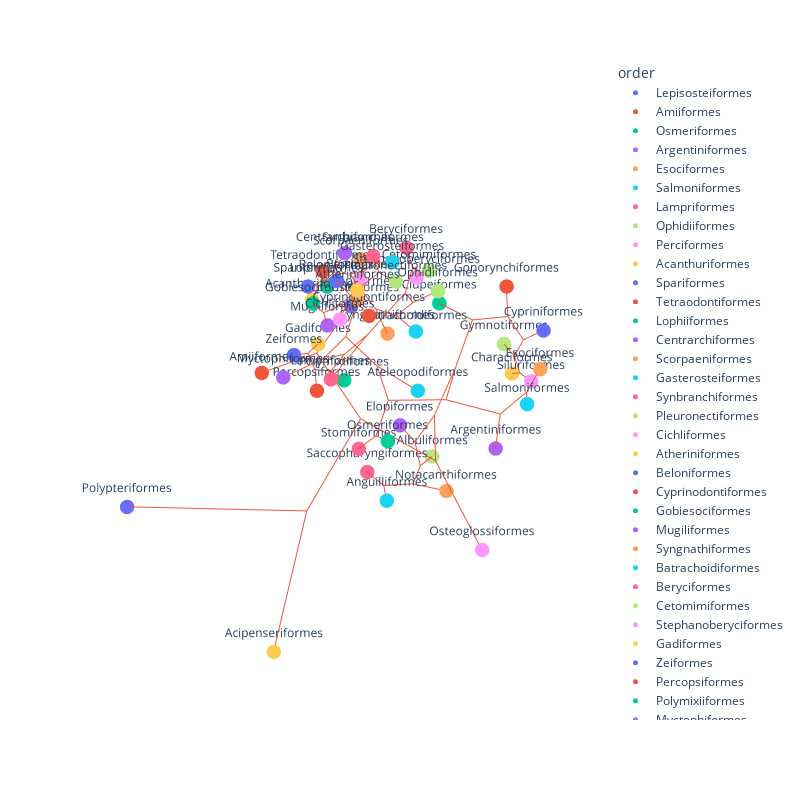

Notebook code for this chart:
### Code cell
# Add a column for the order.
random_taxa_mds_df['order'] = random_taxa_mds_df.index.map(lambda g: genus_order_family_taxon_lookup[genus_order_family_taxon_lookup['taxon'] == g]['order'].values[0])

# Reorder the columns so order is first.
random_taxa_mds_df = random_taxa_mds_df[['order', 'x', 'y', 'z']]

# Save it out as a CSV file so we can run Wandrille's script on it to put in branches.
random_taxa_mds_df.to_csv("output/random_taxa_mds_coords.csv", index=False)

%run ./integrate_tree_to_XYZ/integrate_tree_to_XYZ.py -i output/random_taxa_mds_coords.csv -t "output/Actinopterygii_order_level.nwk" -o "output/random_taxa_mds" --ignore-missing --use-z-from-file

random_taxa_mds_branches = pd.read_csv("output/random_taxa_mds.branches.csv")
Xb = []
Yb = []
Zb = []

for i,row in random_taxa_mds_branches.iterrows():
    Xb += [ row.x0 , row.x1 , None ]
    Yb += [ row.y0 , row.y1 , None ]
    Zb += [ row.z0 , row.z1 , None ]

# Plot it and use the order as the color and label.
fig = px.scatter_3d(random_taxa_mds_df, x='x', y='y', z='z', color='order', text='order')
fig.add_trace(go.Scatter3d(x=Xb, y=Yb, z=Zb, mode='lines'))
fig.update_layout(height=800, width=800)
# Make the backgroud planes invisible.
fig.update_scenes(xaxis_visible=False, yaxis_visible=False, zaxis_visible=False)
fig.update_traces(marker=dict(size=5), textposition='top center')

### Figure 1 — Plotly figure (JSON) as saved in the notebook; plotly's stock layout.template omitted (floating-point values rounded to 4 significant figures; data arrays with more than 128 entries replaced by an {"elided": "..."} marker saying what was removed)
{"data": [{"hovertemplate": "order=%{text}<br>x=%{x}<br>y=%{y}<br>z=%{z}<extra></extra>", "legendgroup": "Lepisosteiformes", "marker": {"color": "#636efa", "size": 5, "symbol": "circle"}, "mode": "markers+text", "name": "Lepisosteiformes", "scene": "scene", "showlegend": true, "text": ["Lepisosteiformes"], "textposition": "top center", "type": "scatter3d", "x": [-336.1], "y": [-421.7], "z": [-180.5]}, {"hovertemplate": "order=%{text}<br>x=%{x}<br>y=%{y}<br>z=%{z}<extra></extra>", "legendgroup": "Amiiformes", "marker": {"color": "#EF553B", "size": 5, "symbol": "circle"}, "mode": "markers+text", "name": "Amiiformes", "scene": "scene", "showlegend": true, "text": ["Amiiformes"], "textposition": "top center", "type": "scatter3d", "x": [-51.34], "y": [-475.6], "z": [-292.3]}, {"hovertemplate": "order=%{text}<br>x=%{x}<br>y=%{y}<br>z=%{z}<extra></extra>", "legendgroup": "Osmeriformes", "marker": {"color": "#00cc96", "size": 5, "symbol": "circle"}, "mode": "markers+text", "name": "Osmeriformes", "scene": "scene", "showlegend": true, "text": ["Osmeriformes"], "textposition": "top center", "type": "scatter3d", "x": [170.8], "y": [170.0], "z": [-30.33]}, {"hovertemplate": "order=%{text}<br>x=%{x}<br>y=%{y}<br>z=%{z}<extra></extra>", "legendgroup": "Argentiniformes", "marker": {"color": "#ab63fa", "size": 5, "symbol": "circle"}, "mode": "markers+text", "name": "Argentiniformes", "scene": "scene", "showlegend": true, "text": ["Argentiniformes"], "textposition": "top center", "type": "scatter3d", "x": [12.57], "y": [302.6], "z": [-62.66]}, {"hovertemplate": "order=%{text}<br>x=%{x}<br>y=%{y}<br>z=%{z}<extra></extra>", "legendgroup": "Esociformes", "marker": {"color": "#FFA15A", "size": 5, "symbol": "circle"}, "mode": "markers+text", "name": "Esociformes", "scene": "scene", "showlegend": true, "text": ["Esociformes"], "textposition": "top center", "type": "scatter3d", "x": [-89.65], "y": [311.2], "z": [73.47]}, {"hovertemplate": "order=%{text}<br>x=%{x}<br>y=%{y}<br>z=%{z}<extra></extra>", "legendgroup": "Salmoniformes", "marker": {"color": "#19d3f3", "size": 5, "symbol": "circle"}, "mode": "markers+text", "name": "Salmoniformes", "scene": "scene", "showlegend": true, "text": ["Salmoniformes"], "textposition": "top center", "type": "scatter3d", "x": [-43.55], "y": [321.6], "z": [22.32]}, {"hovertemplate": "order=%{text}<br>x=%{x}<br>y=%{y}<br>z=%{z}<extra></extra>", "legendgroup": "Lampriformes", "marker": {"color": "#FF6692", "size": 5, "symbol": "circle"}, "mode": "markers+text", "name": "Lampriformes", "scene": "scene", "showlegend": true, "text": ["Lampriformes"], "textposition": "top center", "type": "scatter3d", "x": [196.1], "y": [46.19], "z": [60.51]}, {"hovertemplate": "order=%{text}<br>x=%{x}<br>y=%{y}<br>z=%{z}<extra></extra>", "legendgroup": "Ophidiiformes", "marker": {"color": "#B6E880", "size": 5, "symbol": "circle"}, "mode": "markers+text", "name": "Ophidiiformes", "scene": "scene", "showlegend": true, "text": ["Ophidiiformes"], "textposition": "top center", "type": "scatter3d", "x": [-31.1], "y": [104.7], "z": [180.5]}, {"hovertemplate": "order=%{text}<br>x=%{x}<br>y=%{y}<br>z=%{z}<extra></extra>", "legendgroup": "Perciformes", "marker": {"color": "#FF97FF", "size": 5, "symbol": "circle"}, "mode": "markers+text", "name": "Perciformes", "scene": "scene", "showlegend": true, "text": ["Perciformes"], "textposition": "top center", "type": "scatter3d", "x": [-42.43], "y": [-109.3], "z": [121.5]}, {"hovertemplate": "order=%{text}<br>x=%{x}<br>y=%{y}<br>z=%{z}<extra></extra>", "legendgroup": "Acanthuriformes", "marker": {"color": "#FECB52", "size": 5, "symbol": "circle"}, "mode": "markers+text", "name": "Acanthuriformes", "scene": "scene", "showlegend": true, "text": ["Acanthuriformes"], "textposition": "top center", "type": "scatter3d", "x": [71.45], "y": [-135.8], "z": [108.8]}, {"hovertemplate": "order=%{text}<br>x=%{x}<br>y=%{y}<br>z=%{z}<extra></extra>", "legendgroup": "Spariformes", "marker": {"color": "#636efa", "size": 5, "symbol": "circle"}, "mode": "markers+text", "name": "Spariformes", "scene": "scene", "showlegend": true, "text": ["Spariformes"], "textposition": "top center", "type": "scatter3d", "x": [87.92], "y": [-129.1], "z": [147.8]}, {"hovertemplate": "order=%{text}<br>x=%{x}<br>y=%{y}<br>z=%{z}<extra></extra>", "legendgroup": "Tetraodontiformes", "marker": {"color": "#EF553B", "size": 5, "symbol": "circle"}, "mode": "markers+text", "name": "Tetraodontiformes", "scene": "scene", "showlegend": true, "text": ["Tetraodontiformes"], "textposition": "top center", "type": "scatter3d", "x": [36.53], "y": [-139.7], "z": [159.3]}, {"hovertemplate": "order=%{text}<br>x=%{x}<br>y=%{y}<br>z=%{z}<extra></extra>", "legendgroup": "Lophiiformes", "marker": {"color": "#00cc96", "size": 5, "symbol": "circle"}, "mode": "markers+text", "name": "Lophiiformes", "scene": "scene", "showlegend": true, "text": ["Lophiiformes"], "textposition": "top center", "type": "scatter3d", "x": [19.62], "y": [-145.0], "z": [116.1]}, {"hovertemplate": "order=%{text}<br>x=%{x}<br>y=%{y}<br>z=%{z}<extra></extra>", "legendgroup": "Centrarchiformes", "marker": {"color": "#ab63fa", "size": 5, "symbol": "circle"}, "mode": "markers+text", "name": "Centrarchiformes", "scene": "scene", "showlegend": true, "text": ["Centrarchiformes"], "textposition": "top center", "type": "scatter3d", "x": [11.17], "y": [-101.6], "z": [203.8]}, {"hovertemplate": "order=%{text}<br>x=%{x}<br>y=%{y}<br>z=%{z}<extra></extra>", "legendgroup": "Scorpaeniformes", "marker": {"color": "#FFA15A", "size": 5, "symbol": "circle"}, "mode": "markers+text", "name": "Scorpaeniformes", "scene": "scene", "showlegend": true, "text": ["Scorpaeniformes"], "textposition": "top center", "type": "scatter3d", "x": [-44.08], "y": [-109.9], "z": [168.3]}, {"hovertemplate": "order=%{text}<br>x=%{x}<br>y=%{y}<br>z=%{z}<extra></extra>", "legendgroup": "Gasterosteiformes", "marker": {"color": "#19d3f3", "size": 5, "symbol": "circle"}, "mode": "markers+text", "name": "Gasterosteiformes", "scene": "scene", "showlegend": true, "text": ["Gasterosteiformes"], "textposition": "top center", "type": "scatter3d", "x": [1.655], "y": [16.33], "z": [221.8]}, {"hovertemplate": "order=%{text}<br>x=%{x}<br>y=%{y}<br>z=%{z}<extra></extra>", "legendgroup": "Synbranchiformes", "marker": {"color": "#FF6692", "size": 5, "symbol": "circle"}, "mode": "markers+text", "name": "Synbranchiformes", "scene": "scene", "showlegend": true, "text": ["Synbranchiformes"], "textposition": "top center", "type": "scatter3d", "x": [20.05], "y": [-16.76], "z": [229.6]}, {"hovertemplate": "order=%{text}<br>x=%{x}<br>y=%{y}<br>z=%{z}<extra></extra>", "legendgroup": "Pleuronectiformes", "marker": {"color": "#B6E880", "size": 5, "symbol": "circle"}, "mode": "markers+text", "name": "Pleuronectiformes", "scene": "scene", "showlegend": true, "text": ["Pleuronectiformes"], "textposition": "top center", "type": "scatter3d", "x": [38.59], "y": [59.0], "z": [209.6]}, {"hovertemplate": "order=%{text}<br>x=%{x}<br>y=%{y}<br>z=%{z}<extra></extra>", "legendgroup": "Cichliformes", "marker": {"color": "#FF97FF", "size": 5, "symbol": "circle"}, "mode": "markers+text", "name": "Cichliformes", "scene": "scene", "showlegend": true, "text": ["Cichliformes"], "textposition": "top center", "type": "scatter3d", "x": [145.5], "y": [19.73], "z": [156.3]}, {"hovertemplate": "order=%{text}<br>x=%{x}<br>y=%{y}<br>z=%{z}<extra></extra>", "legendgroup": "Atheriniformes", "marker": {"color": "#FECB52", "size": 5, "symbol": "circle"}, "mode": "markers+text", "name": "Atheriniformes", "scene": "scene", "showlegend": true, "text": ["Atheriniformes"], "textposition": "top center", "type": "scatter3d", "x": [102.9], "y": [22.04], "z": [201.7]}, {"hovertemplate": "order=%{text}<br>x=%{x}<br>y=%{y}<br>z=%{z}<extra></extra>", "legendgroup": "Beloniformes", "marker": {"color": "#636efa", "size": 5, "symbol": "circle"}, "mode": "markers+text", "name": "Beloniformes", "scene": "scene", "showlegend": true, "text": ["Beloniformes"], "textposition": "top center", "type": "scatter3d", "x": [103.2], "y": [-31.74], "z": [201.7]}, {"hovertemplate": "order=%{text}<br>x=%{x}<br>y=%{y}<br>z=%{z}<extra></extra>", "legendgroup": "Cyprinodontiformes", "marker": {"color": "#EF553B", "size": 5, "symbol": "circle"}, "mode": "markers+text", "name": "Cyprinodontiformes", "scene": "scene", "showlegend": true, "text": ["Cyprinodontiformes"], "textposition": "top center", "type": "scatter3d", "x": [106.5], "y": [56.29], "z": [163.5]}, {"hovertemplate": "order=%{text}<br>x=%{x}<br>y=%{y}<br>z=%{z}<extra></extra>", "legendgroup": "Gobiesociformes", "marker": {"color": "#00cc96", "size": 5, "symbol": "circle"}, "mode": "markers+text", "name": "Gobiesociformes", "scene": "scene", "showlegend": true, "text": ["Gobiesociformes"], "textposition": "top center", "type": "scatter3d", "x": [142.3], "y": [-56.94], "z": [158.9]}, {"hovertemplate": "order=%{text}<br>x=%{x}<br>y=%{y}<br>z=%{z}<extra></extra>", "legendgroup": "Mugiliformes", "marker": {"color": "#ab63fa", "size": 5, "symbol": "circle"}, "mode": "markers+text", "name": "Mugiliformes", "scene": "scene", "showlegend": true, "text": ["Mugiliformes"], "textposition": "top center", "type": "scatter3d", "x": [136.9], "y": [-22.71], "z": [122.7]}, {"hovertemplate": "order=%{text}<br>x=%{x}<br>y=%{y}<br>z=%{z}<extra></extra>", "legendgroup": "Syngnathiformes", "marker": {"color": "#FFA15A", "size": 5, "symbol": "circle"}, "mode": "markers+text", "name": "Syngnathiformes", "scene": "scene", "showlegend": true, "text": ["Syngnathiformes"], "textposition": "top center", "type": "scatter3d", "x": [2.006], "y": [11.14], "z": [61.37]}, {"hovertemplate": "order=%{text}<br>x=%{x}<br>y=%{y}<br>z=%{z}<extra></extra>", "legendgroup": "Batrachoidiformes", "marker": {"color": "#19d3f3", "size": 5, "symbol": "circle"}, "mode": "markers+text", "name": "Batrachoidiformes", "scene": "scene", "showlegend": true, "text": ["Batrachoidiformes"], "textposition": "top center", "type": "scatter3d", "x": [43.48], "y": [117.3], "z": [129.2]}, {"hovertemplate": "order=%{text}<br>x=%{x}<br>y=%{y}<br>z=%{z}<extra></extra>", "legendgroup": "Beryciformes", "marker": {"color": "#FF6692", "size": 5, "symbol": "circle"}, "mode": "markers+text", "name": "Beryciformes", "scene": "scene", "showlegend": true, "text": ["Beryciformes"], "textposition": "top center", "type": "scatter3d", "x": [-105.0], "y": [-40.14], "z": [197.3]}, {"hovertemplate": "order=%{text}<br>x=%{x}<br>y=%{y}<br>z=%{z}<extra></extra>", "legendgroup": "Cetomimiformes", "marker": {"color": "#B6E880", "size": 5, "symbol": "circle"}, "mode": "markers+text", "name": "Cetomimiformes", "scene": "scene", "showlegend": true, "text": ["Cetomimiformes"], "textposition": "top center", "type": "scatter3d", "x": [-97.08], "y": [28.59], "z": [172.8]}, {"hovertemplate": "order=%{text}<br>x=%{x}<br>y=%{y}<br>z=%{z}<extra></extra>", "legendgroup": "Stephanoberyciformes", "marker": {"color": "#FF97FF", "size": 5, "symbol": "circle"}, "mode": "markers+text", "name": "Stephanoberyciformes", "scene": "scene", "showlegend": true, "text": ["Stephanoberyciformes"], "textposition": "top center", "type": "scatter3d", "x": [-106.3], "y": [-10.56], "z": [139.7]}, {"hovertemplate": "order=%{text}<br>x=%{x}<br>y=%{y}<br>z=%{z}<extra></extra>", "legendgroup": "Gadiformes", "marker": {"color": "#FECB52", "size": 5, "symbol": "circle"}, "mode": "markers+text", "name": "Gadiformes", "scene": "scene", "showlegend": true, "text": ["Gadiformes"], "textposition": "top center", "type": "scatter3d", "x": [42.7], "y": [-151.3], "z": [-17.61]}, {"hovertemplate": "order=%{text}<br>x=%{x}<br>y=%{y}<br>z=%{z}<extra></extra>", "legendgroup": "Zeiformes", "marker": {"color": "#636efa", "size": 5, "symbol": "circle"}, "mode": "markers+text", "name": "Zeiformes", "scene": "scene", "showlegend": true, "text": ["Zeiformes"], "textposition": "top center", "type": "scatter3d", "x": [119.8], "y": [-143.4], "z": [-6.949]}, {"hovertemplate": "order=%{text}<br>x=%{x}<br>y=%{y}<br>z=%{z}<extra></extra>", "legendgroup": "Percopsiformes", "marker": {"color": "#EF553B", "size": 5, "symbol": "circle"}, "mode": "markers+text", "name": "Percopsiformes", "scene": "scene", "showlegend": true, "text": ["Percopsiformes"], "textposition": "top center", "type": "scatter3d", "x": [150.8], "y": [-41.65], "z": [-32.08]}, {"hovertemplate": "order=%{text}<br>x=%{x}<br>y=%{y}<br>z=%{z}<extra></extra>", "legendgroup": "Polymixiiformes", "marker": {"color": "#00cc96", "size": 5, "symbol": "circle"}, "mode": "markers+text", "name": "Polymixiiformes", "scene": "scene", "showlegend": true, "text": ["Polymixiiformes"], "textposition": "top center", "type": "scatter3d", "x": [66.03], "y": [-48.42], "z": [-51.09]}, {"hovertemplate": "order=%{text}<br>x=%{x}<br>y=%{y}<br>z=%{z}<extra></extra>", "legendgroup": "Myctophiformes", "marker": {"color": "#ab63fa", "size": 5, "symbol": "circle"}, "mode": "markers+text", "name": "Myctophiformes", "scene": "scene", "showlegend": true, "text": ["Myctophiformes"], "textposition": "top center", "type": "scatter3d", "x": [215.0], "y": [-68.09], "z": [18.84]}, {"hovertemplate": "order=%{text}<br>x=%{x}<br>y=%{y}<br>z=%{z}<extra></extra>", "legendgroup": "Aulopiformes", "marker": {"color": "#FFA15A", "size": 5, "symbol": "circle"}, "mode": "markers+text", "name": "Aulopiformes", "scene": "scene", "showlegend": true, "text": ["Aulopiformes"], "textposition": "top center", "type": "scatter3d", "x": [-111.4], "y": [-182.0], "z": [19.92]}, {"hovertemplate": "order=%{text}<br>x=%{x}<br>y=%{y}<br>z=%{z}<extra></extra>", "legendgroup": "Ateleopodiformes", "marker": {"color": "#19d3f3", "size": 5, "symbol": "circle"}, "mode": "markers+text", "name": "Ateleopodiformes", "scene": "scene", "showlegend": true, "text": ["Ateleopodiformes"], "textposition": "top center", "type": "scatter3d", "x": [140.7], "y": [208.3], "z": [87.98]}, {"hovertemplate": "order=%{text}<br>x=%{x}<br>y=%{y}<br>z=%{z}<extra></extra>", "legendgroup": "Stomiiformes", "marker": {"color": "#FF6692", "size": 5, "symbol": "circle"}, "mode": "markers+text", "name": "Stomiiformes", "scene": "scene", "showlegend": true, "text": ["Stomiiformes"], "textposition": "top center", "type": "scatter3d", "x": [188.3], "y": [112.8], "z": [-71.46]}, {"hovertemplate": "order=%{text}<br>x=%{x}<br>y=%{y}<br>z=%{z}<extra></extra>", "legendgroup": "Gymnotiformes", "marker": {"color": "#B6E880", "size": 5, "symbol": "circle"}, "mode": "markers+text", "name": "Gymnotiformes", "scene": "scene", "showlegend": true, "text": ["Gymnotiformes"], "textposition": "top center", "type": "scatter3d", "x": [-318.1], "y": [86.17], "z": [-71.58]}, {"hovertemplate": "order=%{text}<br>x=%{x}<br>y=%{y}<br>z=%{z}<extra></extra>", "legendgroup": "Siluriformes", "marker": {"color": "#FF97FF", "size": 5, "symbol": "circle"}, "mode": "markers+text", "name": "Siluriformes", "scene": "scene", "showlegend": true, "text": ["Siluriformes"], "textposition": "top center", "type": "scatter3d", "x": [-255.3], "y": [205.0], "z": [-86.64]}, {"hovertemplate": "order=%{text}<br>x=%{x}<br>y=%{y}<br>z=%{z}<extra></extra>", "legendgroup": "Characiformes", "marker": {"color": "#FECB52", "size": 5, "symbol": "circle"}, "mode": "markers+text", "name": "Characiformes", "scene": "scene", "showlegend": true, "text": ["Characiformes"], "textposition": "top center", "type": "scatter3d", "x": [-280.5], "y": [140.4], "z": [-109.2]}, {"hovertemplate": "order=%{text}<br>x=%{x}<br>y=%{y}<br>z=%{z}<extra></extra>", "legendgroup": "Cypriniformes", "marker": {"color": "#636efa", "size": 5, "symbol": "circle"}, "mode": "markers+text", "name": "Cypriniformes", "scene": "scene", "showlegend": true, "text": ["Cypriniformes"], "textposition": "top center", "type": "scatter3d", "x": [-298.2], "y": [190.6], "z": [17.41]}, {"hovertemplate": "order=%{text}<br>x=%{x}<br>y=%{y}<br>z=%{z}<extra></extra>", "legendgroup": "Gonorynchiformes", "marker": {"color": "#EF553B", "size": 5, "symbol": "circle"}, "mode": "markers+text", "name": "Gonorynchiformes", "scene": "scene", "showlegend": true, "text": ["Gonorynchiformes"], "textposition": "top center", "type": "scatter3d", "x": [-350.7], "y": [52.54], "z": [51.69]}, {"hovertemplate": "order=%{text}<br>x=%{x}<br>y=%{y}<br>z=%{z}<extra></extra>", "legendgroup": "Clupeiformes", "marker": {"color": "#00cc96", "size": 5, "symbol": "circle"}, "mode": "markers+text", "name": "Clupeiformes", "scene": "scene", "showlegend": true, "text": ["Clupeiformes"], "textposition": "top center", "type": "scatter3d", "x": [-322.3], "y": [-110.4], "z": [-44.21]}, {"hovertemplate": "order=%{text}<br>x=%{x}<br>y=%{y}<br>z=%{z}<extra></extra>", "legendgroup": "Elopiformes", "marker": {"color": "#ab63fa", "size": 5, "symbol": "circle"}, "mode": "markers+text", "name": "Elopiformes", "scene": "scene", "showlegend": true, "text": ["Elopiformes"], "textposition": "top center", "type": "scatter3d", "x": [-170.4], "y": [-87.17], "z": [-321.3]}, {"hovertemplate": "order=%{text}<br>x=%{x}<br>y=%{y}<br>z=%{z}<extra></extra>", "legendgroup": "Notacanthiformes", "marker": {"color": "#FFA15A", "size": 5, "symbol": "circle"}, "mode": "markers+text", "name": "Notacanthiformes", "scene": "scene", "showlegend": true, "text": ["Notacanthiformes"], "textposition": "top center", "type": "scatter3d", "x": [-85.57], "y": [131.5], "z": [-345.0]}, {"hovertemplate": "order=%{text}<br>x=%{x}<br>y=%{y}<br>z=%{z}<extra></extra>", "legendgroup": "Anguilliformes", "marker": {"color": "#19d3f3", "size": 5, "symbol": "circle"}, "mode": "markers+text", "name": "Anguilliformes", "scene": "scene", "showlegend": true, "text": ["Anguilliformes"], "textposition": "top center", "type": "scatter3d", "x": [15.67], "y": [40.15], "z": [-368.7]}, {"hovertemplate": "order=%{text}<br>x=%{x}<br>y=%{y}<br>z=%{z}<extra></extra>", "legendgroup": "Saccopharyngiformes", "marker": {"color": "#FF6692", "size": 5, "symbol": "circle"}, "mode": "markers+text", "name": "Saccopharyngiformes", "scene": "scene", "showlegend": true, "text": ["Saccopharyngiformes"], "textposition": "top center", "type": "scatter3d", "x": [-20.86], "y": [-56.6], "z": [-363.9]}, {"hovertemplate": "order=%{text}<br>x=%{x}<br>y=%{y}<br>z=%{z}<extra></extra>", "legendgroup": "Albuliformes", "marker": {"color": "#B6E880", "size": 5, "symbol": "circle"}, "mode": "markers+text", "name": "Albuliformes", "scene": "scene", "showlegend": true, "text": ["Albuliformes"], "textposition": "top center", "type": "scatter3d", "x": [-154.9], "y": [31.32], "z": [-342.8]}, {"hovertemplate": "order=%{text}<br>x=%{x}<br>y=%{y}<br>z=%{z}<extra></extra>", "legendgroup": "Osteoglossiformes", "marker": {"color": "#FF97FF", "size": 5, "symbol": "circle"}, "mode": "markers+text", "name": "Osteoglossiformes", "scene": "scene", "showlegend": true, "text": ["Osteoglossiformes"], "textposition": "top center", "type": "scatter3d", "x": [56.92], "y": [331.7], "z": [-281.7]}, {"hovertemplate": "order=%{text}<br>x=%{x}<br>y=%{y}<br>z=%{z}<extra></extra>", "legendgroup": "Acipenseriformes", "marker": {"color": "#FECB52", "size": 5, "symbol": "circle"}, "mode": "markers+text", "name": "Acipenseriformes", "scene": "scene", "showlegend": true, "text": ["Acipenseriformes"], "textposition": "top center", "type": "scatter3d", "x": [444.3], "y": [134.4], "z": [-424.9]}, {"hovertemplate": "order=%{text}<br>x=%{x}<br>y=%{y}<br>z=%{z}<extra></extra>", "legendgroup": "Polypteriformes", "marker": {"color": "#636efa", "size": 5, "symbol": "circle"}, "mode": "markers+text", "name": "Polypteriformes", "scene": "scene", "showlegend": true, "text": ["Polypteriformes"], "textposition": "top center", "type": "scatter3d", "x": [425.5], "y": [-416.2], "z": [-419.6]}, {"marker": {"size": 5}, "mode": "lines", "textposition": "top center", "type": "scatter3d", "x": {"elided": "300 float values"}, "y": {"elided": "300 float values"}, "z": {"elided": "300 float values"}}], "layout": {"height": 800, "legend": {"title": {"text": "order"}, "tracegroupgap": 0}, "margin": {"t": 60}, "scene": {"domain": {"x": [0, 1], "y": [0, 1]}, "xaxis": {"title": {"text": "x"}, "visible": false}, "yaxis": {"title": {"text": "y"}, "visible": false}, "zaxis": {"title": {"text": "z"}, "visible": false}}, "width": 800}}
